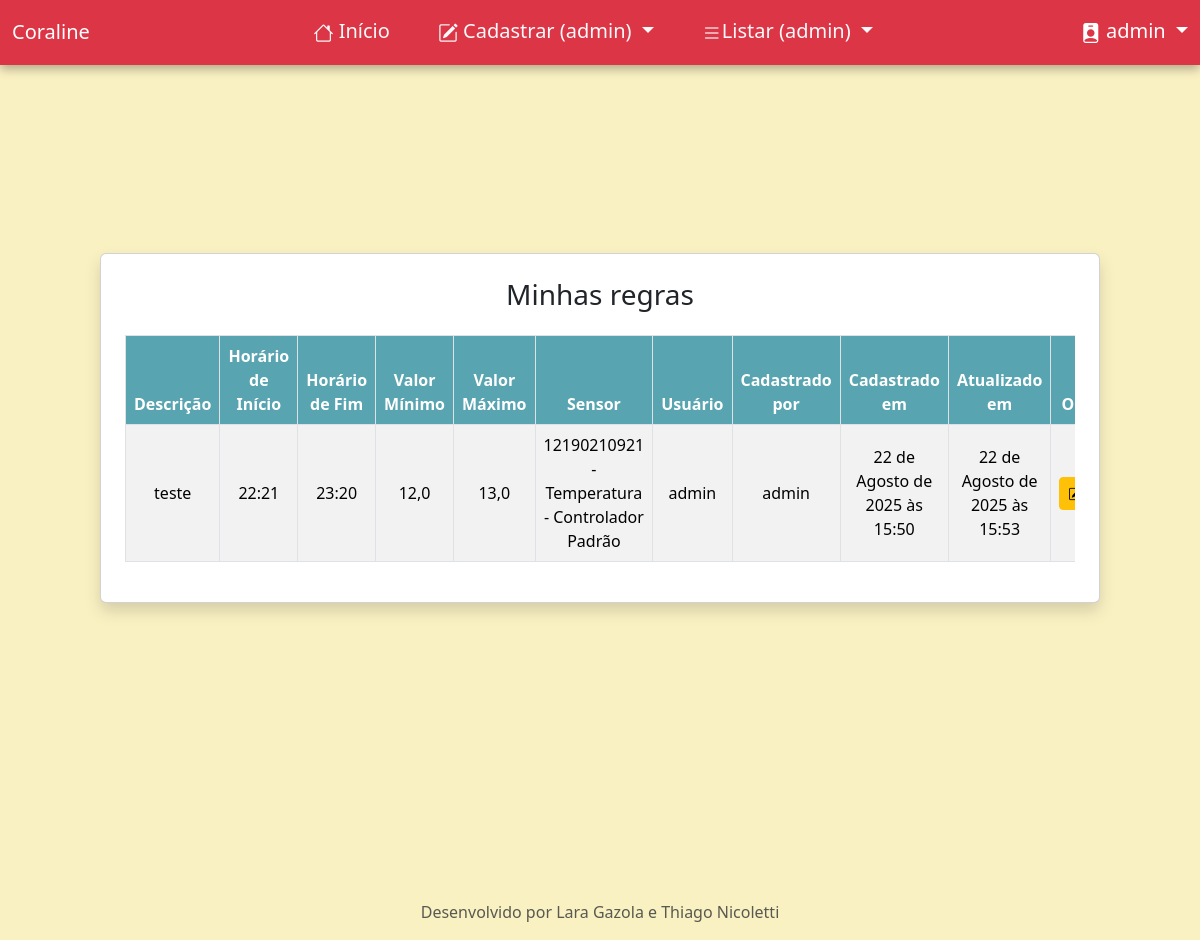
Page /listar/regra/ (signed in) on the committed database.
### paginasweb/models.py (models this page shows, shortened)
class Regra(models.Model):
    descricao = models.CharField(max_length=255, verbose_name="Descrição")
    horario_inicio = models.TimeField(verbose_name="Horário de Início")
    horario_fim = models.TimeField(verbose_name="Horário de Fim")
    valor_minimo = models.FloatField(verbose_name="Valor Mínimo")
    valor_maximo = models.FloatField(verbose_name="Valor Máximo")
    sensor = models.ForeignKey(Sensor, on_delete=models.CASCADE, null=True)
    usuario = models.ForeignKey(User, on_delete=models.CASCADE)
    cadastrado_por = models.ForeignKey(User, on_delete=models.CASCADE, related_name='regras')
    cadastrado_em = models.DateTimeField(auto_now_add=True)
    atualizado_em = models.DateTimeField(auto_now=True)
    class Meta:
        ordering = ['descricao', 'sensor', 'cadastrado_em']

class Sensor(models.Model):
    numero_serial = models.CharField(max_length=255, verbose_name="Número Serial")
    descricao = models.CharField(max_length=255, verbose_name="Descrição")
    tipo_sensor = models.CharField(max_length=30, choices=TIPO_SENSOR, default="1")
    controlador = models.ForeignKey(Controlador, on_delete=models.CASCADE)
    cadastrado_por = models.ForeignKey(User, on_delete=models.CASCADE, related_name='sensores')
    cadastrado_em = models.DateTimeField(auto_now_add=True)
    atualizado_em = models.DateTimeField(auto_now=True)
    def __str__(self):
        return f"{self.numero_serial} - {self.descricao} - {self.controlador.nome}"
    class Meta:
        ordering = ['descricao', 'cadastrado_em']

class Controlador(models.Model):
    nome = models.CharField(max_length=255, verbose_name="Nome", default="Controlador Padrão")
    descricao = models.CharField(max_length=255, verbose_name="Descrição")
    usuario = models.ForeignKey(User, on_delete=models.PROTECT)
    cadastrado_por = models.ForeignKey(User, on_delete=models.CASCADE, related_name='controladores')
    cadastrado_em = models.DateTimeField(auto_now_add=True)
    atualizado_em = models.DateTimeField(auto_now=True)
    class Meta:
        ordering = ['nome', 'cadastrado_em']

### paginasweb/views.py (the view)
# urls.py: path("listar/regra/", RegraList.as_view(), name="listar-regra"),
class RegraList(GroupRequiredMixin, SuccessMessageMixin, LoginRequiredMixin, ListView):
    group_required = [u"Administrador", u"Usuário"]
    model = Regra
    template_name = 'paginasweb/regra.html'
    def get_queryset(self):
        queryset = Regra.objects.all()
        return queryset.filter(usuario=self.request.user)
    def get_context_data(self, **kwargs):
        context = super().get_context_data(**kwargs)
        if context['sou_admin']:
            regras = Regra.objects.all()
            regras = regras.exclude(usuario=self.request.user)
            context['todas_regras'] = regras
        return context

### paginasweb/views.py (called while the page is built)
    def get_context_data(self, **kwargs):
        context = super().get_context_data(**kwargs)
        if self.request.user.groups.filter(name='Administrador').exists():
            context['sou_admin'] = True
        else:
            context['sou_admin'] = False
        return context

### paginasweb/templates/paginasweb/regra.html (shortened to what this page needs)
{% extends "paginasweb/bootstrap.html" %}
{% load static %}
{% block conteudo %}
<div class="d-flex justify-content-center align-items-center flex-column min-vh-100 p-4" style="margin-top: -2rem; margin-bottom: 2rem;">
  <div class="card p-4 shadow mb-5" style="width: 100%; max-width: 1000px;">
    <h3 class="text-center mb-4">Minhas regras</h3>
    <div class="table-responsive">
      <table class="table table-striped table-hover table-bordered align-middle text-center">
        <thead>
          <tr>
            <th style="background-color: #58a4b0; color: white;">Descrição</th>
            <th style="background-color: #58a4b0; color: white;">Horário de Início</th>
            <th style="background-color: #58a4b0; color: white;">Horário de Fim</th>
            <th style="background-color: #58a4b0; color: white;">Valor Mínimo</th>
            <th style="background-color: #58a4b0; color: white;">Valor Máximo</th>
            <th style="background-color: #58a4b0; color: white;">Sensor</th>
            <th style="background-color: #58a4b0; color: white;">Usuário</th>
            <th style="background-color: #58a4b0; color: white;">Cadastrado por</th>
            <th style="background-color: #58a4b0; color: white;">Cadastrado em</th>
            <th style="background-color: #58a4b0; color: white;">Atualizado em</th>
            <th style="background-color: #58a4b0; color: white;">Opções</th>
          </tr>
        </thead>
        <tbody>
          {% for obj in object_list %}
          <tr>
            <td>{{ obj.descricao }}</td>
            <td>{{ obj.horario_inicio }}</td>
            <td>{{ obj.horario_fim }}</td>
            <td>{{ obj.valor_minimo }}</td>
            <td>{{ obj.valor_maximo }}</td>
            <td>{{ obj.sensor }}</td>
            <td>{{ obj.usuario }}</td>
            <td>{{ obj.cadastrado_por }}</td>
            <td>{{ obj.cadastrado_em }}</td>
            <td>{{ obj.atualizado_em }}</td>
            <td>
              <div class="btn-group">
                <a href="{% url "editar-regra" obj.pk %}" class="btn btn-sm btn-warning"><i class="bi bi-pencil-square"></i></a>
              </div>
            </td>
          </tr>
          {% empty %}
          <tr>
            <td colspan="11">Nenhum registro encontrado.</td>
          </tr>
          {% endfor %}
        </tbody>
      </table>
    </div>
  </div>
{% endblock %}

### paginasweb/templates/paginasweb/bootstrap.html (shortened to what this page needs)
{% load static %}
<!DOCTYPE html>
<html lang="pt-br" class="h-100" data-bs-theme="auto">
<head>
    <link href="https://cdn.jsdelivr.net/npm/bootstrap@5.3.7/dist/css/bootstrap.min.css" rel="stylesheet">
    <link href="{% static "css/bootstrap_meu.css" %}" rel="stylesheet">
    <link rel="stylesheet" href="https://cdn.jsdelivr.net/npm/bootstrap-icons@1.11.3/font/bootstrap-icons.css">
</head>
<body class="d-flex flex-column h-100 bg-amarelinho">
    <header>
        <nav class="navbar navbar-expand-md navbar-dark fixed-top bg-danger shadow-minha fs-5">
          <div class="container-fluid">
              <a class="navbar-brand" href="{% url "index" %}">Coraline</a>
            <div class="collapse navbar-collapse justify-content-center" id="navbarCollapse">
              <ul class="navbar-nav mb-2 mb-md-0">
                <li class="nav-item mx-3"><a class="nav-link link-light"  href="{% url "index" %}"><i class="bi bi-house"></i> Início</a></li>
                {% if request.user.is_authenticated %}
                 {% if not sou_admin %}
                <li class="nav-item mx-3 dropdown">
                    <a class="nav-link link-light dropdown-toggle" href="#" id="listarDropdown" role="button" data-bs-toggle="dropdown" aria-expanded="false">
                        <i class="bi bi-pencil-square"></i> Cadastrar
                    </a>
                    <ul class="dropdown-menu rounded-4 fs-5">
                        <li><a class="dropdown-item" href="{% url "cadastrar-controlador" %}">Controlador</a></li>
                        <li><a class="dropdown-item" href="{% url "cadastrar-regra" %}">Regra</a></li>
                    </ul>
                </li>
                {% else %}
                <li class="nav-item mx-3 dropdown">
                    <a class="nav-link link-light dropdown-toggle" href="#" id="listarDropdown" role="button" data-bs-toggle="dropdown" aria-expanded="false">
                        <i class="bi bi-pencil-square"></i> Cadastrar (admin)
                    </a>
                </li>
                {% endif %}
                {% if not sou_admin %}
                <li class="nav-item mx-3 dropdown">
                    <a class="nav-link link-light dropdown-toggle" href="#" id="listarDropdown" role="button" data-bs-toggle="dropdown" aria-expanded="false">
                        <i class="bi bi-list"></i>Listar
                    </a>
                    <ul class="dropdown-menu rounded-4 fs-5">
                        <li><a class="dropdown-item" href="{% url "listar-controlador" %}">Controlador</a></li>
                        <li><a class="dropdown-item" href="{% url "listar-sensor" %}">Sensor</a></li>
                        <li><a class="dropdown-item" href="{% url "listar-regra" %}">Regra</a></li>
                    </ul>
                </li>
                 {% else %}
                <li class="nav-item mx-3 dropdown">
                    <a class="nav-link link-light dropdown-toggle" href="#" id="listarDropdown" role="button" data-bs-toggle="dropdown" aria-expanded="false">
                        <i class="bi bi-list"></i>Listar (admin)
                    </a>
                </li>
                 {% endif %}
              </ul>
            </div>
            <div class="dropdown">
              <a class="nav-link dropdown-toggle text-white" href="#" role="button" data-bs-toggle="dropdown"
                aria-expanded="false">
                <i class="bi bi-person-badge-fill"></i>
                {{request.user.username}}
              </a>
            </div>
          </div>
          {% else %}
                <li class="nav-item mx-3"><a class="nav-link link-light"  href="{% url "sobre" %}">Sobre nós</a></li>
          {% endif %}
        </nav>
      </header>
    <main class="flex-shrink-0">
        <div class="container">
            <br>
            {% block conteudo %}{% endblock conteudo %}
        </div>
    </main>
    <footer class="footer mt-auto py-3 bg-body-amarelinho text-center">
        <div class="container"> <span class="text-body-secondary">Desenvolvido por Lara Gazola e Thiago Nicoletti</span> </div>
    </footer>
</body>
</html>

### rows in the picture
Regra: descricao "teste", horario_inicio "22:21", horario_fim "23:20", valor_minimo "12,0", valor_maximo "13,0", sensor "12190210921 - Temperatura - Controlador Padrão", usuario "admin", cadastrado_por "admin", cadastrado_em "22 de Agosto de 2025 às 15:50", atualizado_em "22 de Agosto de 2025 às 15:53"

### other values in the picture
{{ request.user.username }} "admin"
